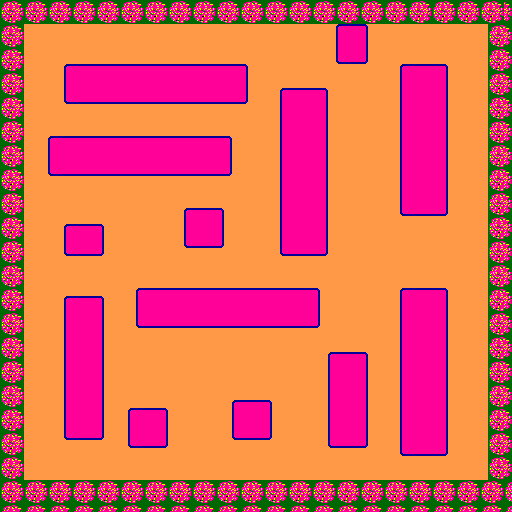

A 2D game scene composited from a Tiled map and its tileset images. What follows is a short description and the map's XML, with each tile layer's data collapsed to a summary:
An orthogonal 64x64 tile map with 8x8 px tiles, 1 tile layer (Tile Layer 1).

<map version="1.9" tiledversion="1.9.2" orientation="orthogonal" renderorder="right-down" width="64" height="64" tilewidth="8" tileheight="8" infinite="0" nextlayerid="2" nextobjectid="1">
 <editorsettings>
  <export target="trackBG2.c" format="gba" />
 </editorsettings>
 <tileset firstgid="1" source="tileset.tsx" />
 <layer id="1" name="Tile Layer 1" width="64" height="64">
  <data>[4096 cells, 4096 non-empty, 19 distinct tile ids]</data>
 </layer>
</map>
